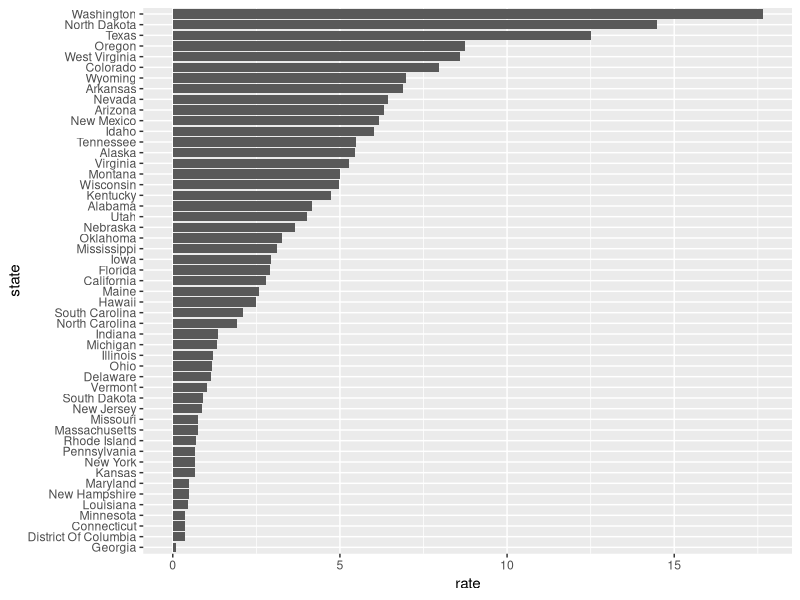
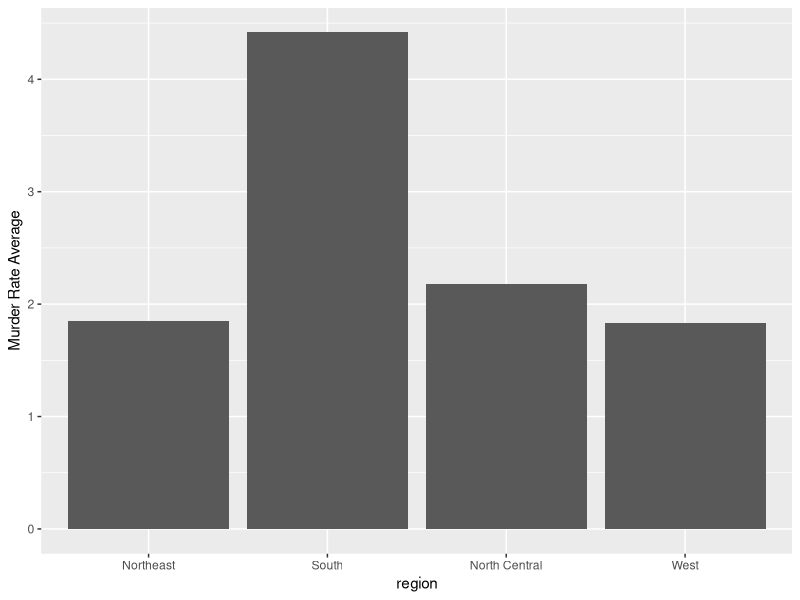
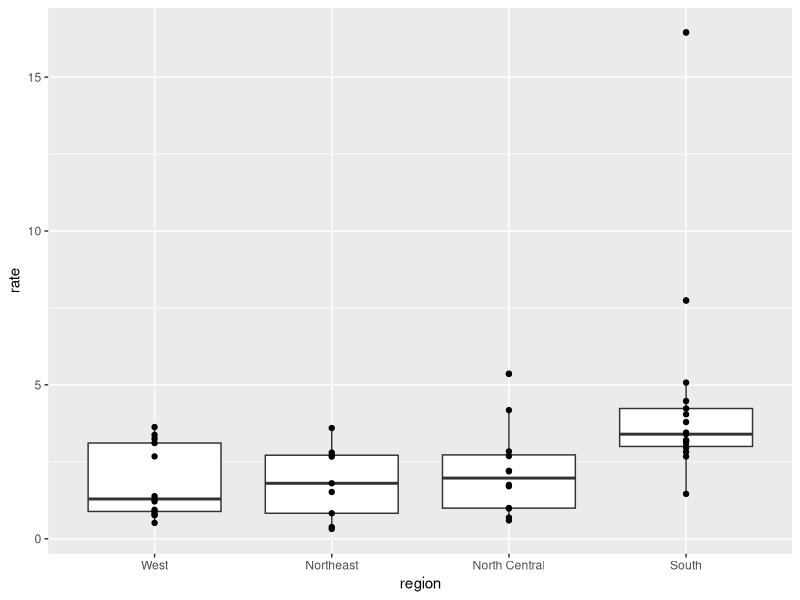
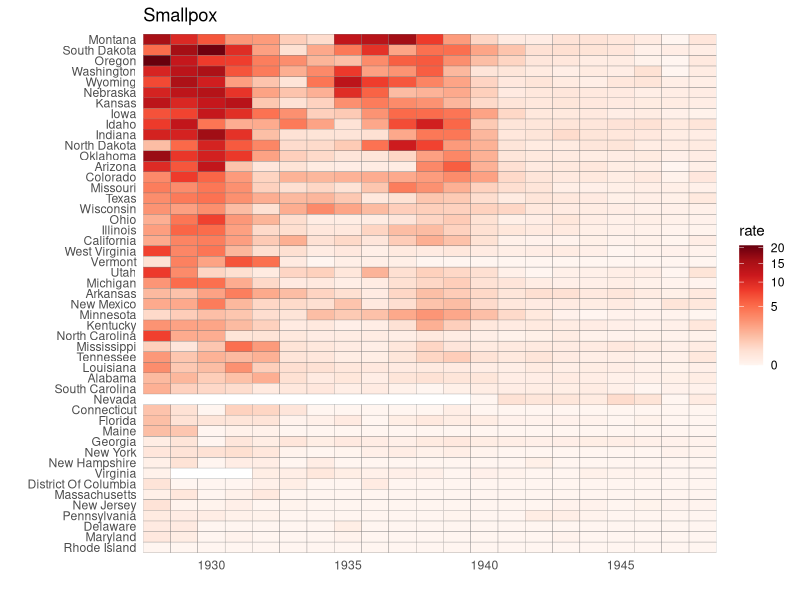
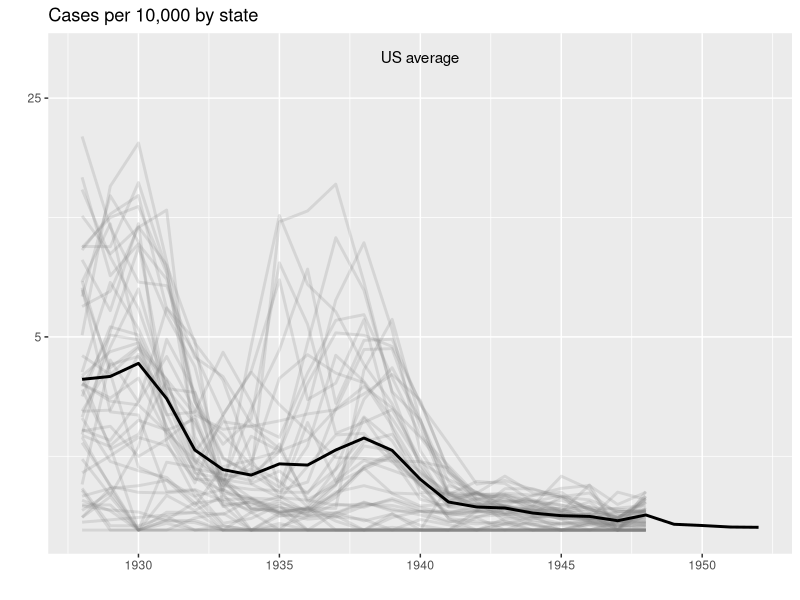
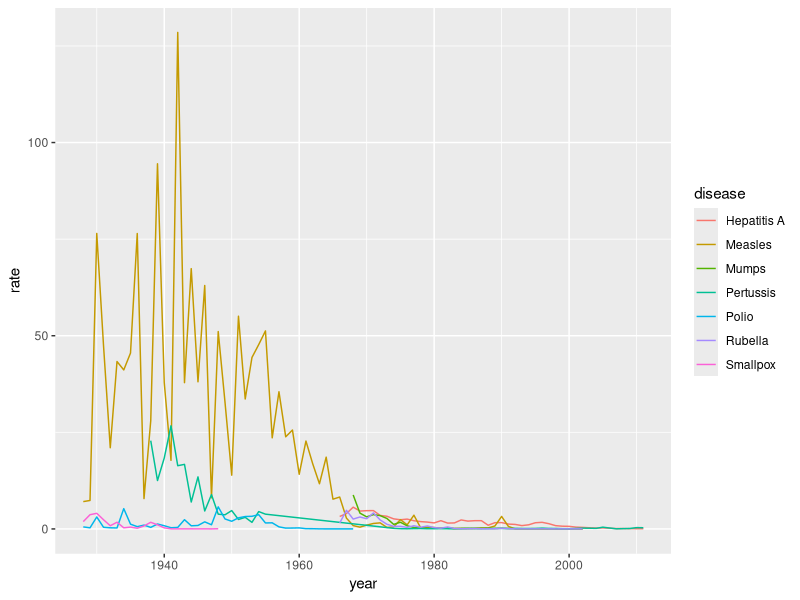
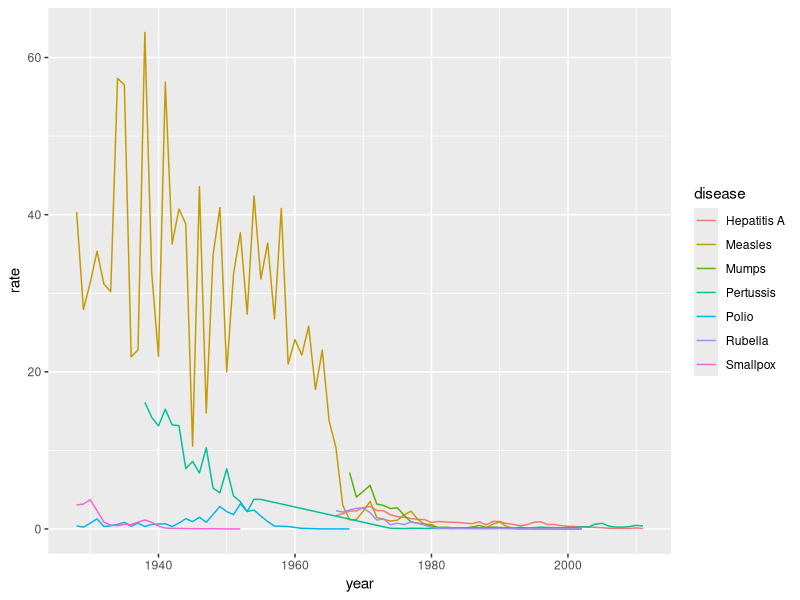

These figures' R source, in order:
## Data Visualization Principles
library(dplyr)
library(ggplot2)
library(dslabs)

# Contagious diseases and murder rates
dat <- us_contagious_diseases %>%
  filter(year == 1967 & disease=="Measles" & !is.na(population)) %>% mutate(rate = count / population * 10000 * 52 / weeks_reporting)
state <- dat$state 
rate <- dat$count/(dat$population/10000)*(52/dat$weeks_reporting)

# reordering by rate of infection
state <- reorder(state, rate)
levels(state)

# adding rate to the data set and reordering
data(us_contagious_diseases)
dat <- us_contagious_diseases %>% filter(year == 1967 & disease=="Measles" & count>0 & !is.na(population)) %>% 
  mutate(rate = count / population * 10000 * 52 / weeks_reporting) %>% mutate(state = reorder(state, rate))
dat %>% ggplot(aes(state, rate)) +
  geom_bar(stat="identity") +
  coord_flip()

# bar graphs can be misleading as they hide data
murders %>% mutate(rate = total/population*100000) %>%
  group_by(region) %>%
  summarize(avg = mean(rate)) %>%
  mutate(region = factor(region)) %>%
  ggplot(aes(region, avg)) +
  geom_bar(stat="identity") +
  ylab("Murder Rate Average")

# boxplots are more informative
murders %>% mutate(rate = total/population*100000) %>% 
  mutate(region = reorder(region, rate, FUN = median)) %>% 
  ggplot(aes(region, rate)) + 
  geom_boxplot() + 
  geom_point()

## Vaccines
library(dplyr)
library(ggplot2)
library(RColorBrewer)
library(dslabs)
data(us_contagious_diseases)

# filtering by disease to plot trends over time
the_disease = "Smallpox"
dat <- us_contagious_diseases %>% 
  filter(!state%in%c("Hawaii","Alaska") & disease == the_disease & weeks_reporting >= 10) %>% 
  mutate(rate = count / population * 10000) %>% 
  mutate(state = reorder(state, rate))

# ggtile to show intensity plots
dat %>% ggplot(aes(year, state, fill = rate)) + 
  geom_tile(color = "grey50") + 
  scale_x_continuous(expand=c(0,0)) + 
  scale_fill_gradientn(colors = brewer.pal(9, "Reds"), trans = "sqrt") + 
  theme_minimal() + 
  theme(panel.grid = element_blank()) + 
  ggtitle(the_disease) + 
  ylab("") + 
  xlab("")

# plotting time series data
avg <- us_contagious_diseases %>%
  filter(disease==the_disease) %>% group_by(year) %>%
  summarize(us_rate = sum(count, na.rm=TRUE)/sum(population, na.rm=TRUE)*10000)

dat %>% ggplot() +
  geom_line(aes(year, rate, group = state),  color = "grey50", 
            show.legend = FALSE, alpha = 0.2, size = 1) +
  geom_line(mapping = aes(year, us_rate),  data = avg, size = 1, color = "black") +
  scale_y_continuous(trans = "sqrt", breaks = c(5,25,125,300)) + 
  ggtitle("Cases per 10,000 by state") + 
  xlab("") + 
  ylab("") +
  geom_text(data = data.frame(x=1940, y=30), mapping = aes(x, y, label="US average"), color="black")

# all diseases in California
us_contagious_diseases %>% filter(state=="California" & weeks_reporting >= 10) %>% 
  group_by(year, disease) %>%
  summarize(rate = sum(count)/sum(population)*10000) %>%
  ggplot(aes(year, rate, color = disease)) + 
  geom_line()

# diseases in the US
us_contagious_diseases %>% filter(!is.na(population)) %>% 
  group_by(year, disease) %>% 
  summarize(rate = sum(count)/sum(population)*10000) %>% 
  ggplot(aes(year, rate, color = disease)) + 
  geom_line()
